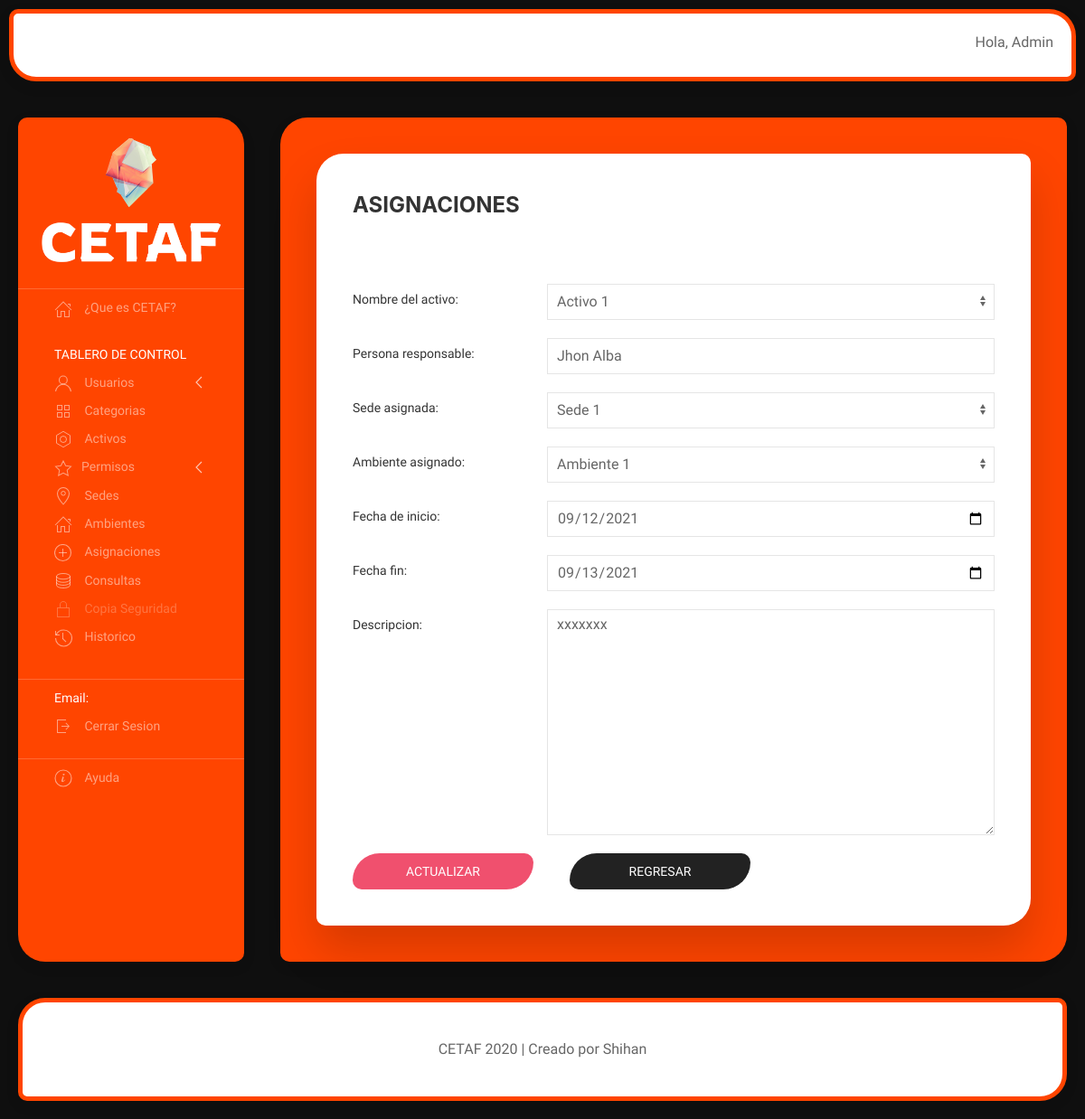
/asignaciones/1/actualizar (signed in), run on the app's committed database.
### cetaf/models.py (models this page shows, shortened)
class Asignacion(models.Model):
    nombre_activo = models.OneToOneField(Activo, on_delete=models.CASCADE)
    persona_responsable = models.CharField(max_length=50)
    sede_asignada = models.ForeignKey(Sede, on_delete=models.CASCADE)
    ambiente_asignado = models.ForeignKey(Ambiente, on_delete=models.CASCADE)
    fecha_inicio = models.DateField()
    fecha_fin = models.DateField()
    descripcion = models.TextField()
    class Meta:
        permissions = [
            ("view_consulta", "Ver consultas"),
            ("add_consulta", "Agregar consultas"),
            ("change_consulta", "Editar consultas"),
            ("delete_consulta", "Eliminar consultas"),
        ]

### cetaf/views.py (the view, shortened to what this page needs)
# urls.py: path('asignaciones/<int:pk>/actualizar', actualizar_asignacion.as_view(), name='actualizar_asignacion'),
@method_decorator(decoradores, name='dispatch')
class actualizar_asignacion(UpdateView):
    model = Asignacion
    form_class = AsignacionForm
    template_name = 'asignaciones/actualizar_asignacion.html'
    success_url = reverse_lazy('lts_asignacion')
    def dispatch(self, request, *args, **kwargs):
        return super().dispatch(request, *args, **kwargs)

### cetaf/forms.py
class AsignacionForm(forms.ModelForm):
    class Meta:
        model = Asignacion
        fields = '__all__'
        widgets = {
            'nombre_activo': forms.Select(attrs={'class': 'uk-select'}),
            'persona_responsable': forms.TextInput(attrs={'class': 'uk-input'}),
            'sede_asignada': forms.Select(attrs={'class': 'uk-select'}),
            'ambiente_asignado': forms.Select(attrs={'class': 'uk-select'}),
            'fecha_inicio': forms.DateInput(attrs={'class': 'uk-input', 'type': 'date'}, format='%Y-%m-%d'),
            'fecha_fin': forms.DateInput(attrs={'class': 'uk-input', 'type': 'date'}, format='%Y-%m-%d'),
            'descripcion': forms.Textarea(attrs={'class': 'uk-textarea'}),
        }
        labels = {
            'nombre_activo': ('Nombre del activo:'),
            'persona_responsable': ('Persona responsable:'),
            'sede_asignada': ('Sede asignada:'),
            'ambiente_asignado': ('Ambiente asignado:'),
            'fecha_inicio': ('Fecha de inicio:'),
            'fecha_fin': ('Fecha fin:'),
            'descripcion': ('Descripcion:'),
        }

### cetaf/models.py (called while the page is built)
    def __str__(self):
        return self.nombre

    def __str__(self):
        return self.nombre

    def __str__(self):
        return self.nombre

### cetaf/templates/asignaciones/actualizar_asignacion.html (shortened to what this page needs)
{% extends "asignaciones/index.html" %}
{% block contenido_asignacion %}
<form class="uk-form-horizontal uk-margin-large" method="post">
    {% for campo in form %}
        <div class="uk-margin">
            <label class="uk-form-label" for="{{campo.auto_id}}">{{campo.label}}</label>
            <div class="uk-form-controls">
                {{campo}}
            </div>
        </div>
    {% endfor %}
    <div uk-grid>
        <div>
            <button class="uk-button uk-button-danger" type="submit" style="border-radius: 30px 10px; width: 200px">Actualizar</button>
        </div>
        <div>
            <a class="uk-button uk-button-secondary" href="{% url 'lts_asignacion' %}" style="border-radius: 30px 10px; width: 200px;">Regresar</a>
        </div>
    </div>
</form>
{% endblock contenido_asignacion %}

### cetaf/templates/home/index.html (shortened to what this page needs)
<!doctype html>
{% load static %}
<html lang="es">
    <head>
        <link rel="stylesheet" href="{% static 'contenido/uikit/uikit.min.css' %}">
        <link rel="stylesheet" href="{% static 'contenido/estilo.css' %}">
    </head>
    <body>
        <div uk-grid>
            <div class="uk-width-expand@m">
                <div class="uk-card uk-card-default uk-card-body barra-superior">
                    <span class="uk-float-right">
                        Hola,
                        {{user.username}}
                    </span>
                </div>
            </div>
        </div>
        <div uk-grid>
            <div class="uk-visible@m">
                <div class="uk-card uk-card-default uk-card-body menu-lateral uk-light">
                    <ul class="uk-nav-default uk-nav-parent-icon" uk-nav>
                        <div class="uk-text-center">
                            <a href="{% url 'index' %}"><img src="{% static 'contenido/imagenes/logo_6.png' %}" alt="avatar" width="250px"></a>
                        </div>
                        <li class="uk-nav-divider"></li>
                        <li><a href="{% url 'acercade' %}"><span class="uk-margin-small-right" uk-icon="icon: home"></span> ¿Que es CETAF?</a></li>
                        <li class="uk-nav-header" style="margin-top:20px">TABLERO DE CONTROL</li>
                        <li class="uk-parent">
                            <a href="{% url 'crear_usuarios' %}" class=""><span class="uk-margin-small-right" uk-icon="icon: user"></span> Usuarios</a>
                        </li>
                        <li><a href="{% url 'lts_categoria' %}"><span class="uk-margin-small-right" uk-icon="icon: thumbnails"></span> Categorias</a></li>
                        <li><a href="{% url 'lts_activo' %}"><span class="uk-margin-small-right" uk-icon="icon: nut"></span> Activos</a></li>
                        <li class="uk-parent">
                            <a href="{% url 'lts_usuarios' %}" class=""><span class="uk-margin-small-right" uk-icon="icon: star"></span>Permisos</a>
                        </li>
                        <li><a href="{% url 'lts_sedes' %}"><span class="uk-margin-small-right" uk-icon="icon: location"></span> Sedes</a></li>
                        <li><a href="{% url 'lts_ambiente' %}"><span class="uk-margin-small-right" uk-icon="icon: home"></span> Ambientes</a></li>
                        <li><a href="{% url 'lts_asignacion' %}"><span class="uk-margin-small-right" uk-icon="icon: plus-circle"></span> Asignaciones</a></li>
                        <li><a href="{% url 'lts_consulta' %}" ><span class="uk-margin-small-right" uk-icon="icon: database"></span> Consultas</a></li>
                        <li><a href="#" class="deshabilitar"><span class="uk-margin-small-right" uk-icon="icon: lock"></span> Copia Seguridad</a></li>
                        <li><a href="{% url 'historial' %}"><span class="uk-margin-small-right" uk-icon="icon: history"></span> Historico</a></li>
                        <li class="uk-nav-divider" style="margin-top:30px"></li>
                        <li class="uk-active"><a><span>Email:</span></a></li>
                        {% if user.is_authenticated %}
                          <li><a href="{% url 'logout' %}"><span class="uk-margin-small-right" uk-icon="icon: sign-out"></span> Cerrar Sesion</a></li>
                        {% else %}
                          <li><a href="{% url 'login' %}"><span class="uk-margin-small-right" uk-icon="icon: sign-in"></span> Iniciar Sesion</a></li>
                        {% endif %}
                        <li class="uk-nav-divider" style="margin-top:20px"></li>
                        <li><a href="{% url 'ayuda' %}"><span class="uk-margin-small-right" uk-icon="icon: info"></span> Ayuda</a></li>
                  </ul>
                </div>
            </div>
            <div class="uk-width-expand@m">
                <div class="uk-card uk-card-default uk-card-body contenido-central">
                    {% block contenido %}{% endblock %}
                </div>
            </div>
        </div>
        <div uk-grid>
            <div class="uk-width-expand@m" style="margin-bottom: 20px">
                <div class="uk-card uk-card-default uk-card-body firma" style="text-align:center;">
                    <span>CETAF 2020 | Creado por Shihan</span>
                </div>
            </div>
        </div>
    </body>
</html>

### cetaf/templates/home/index.html (style rules this page uses)
html { background: #0f0f0f; background-size: cover; background-attachment: fixed; }
body { font-family: 'Inconsolata', monospace; }
.firma { float: bottom; margin-left: 20px; margin-right: 20px; border-radius: 30px 10px; opacity: 1; border: solid 5px orangered; }
.barra-superior { margin: 10px; padding: 20px; border-radius: 10px 30px; border: solid 5px orangered; height: 80px; }
@media (min-width: 900px) { .contenido-central { border-radius: 30px 10px; margin-right: 20px; margin-bottom: 20px; height: 100%; opacity: 1; background: orangered; } }
@media (min-width: 900px) { .menu-lateral { min-width: 250px; margin-left: 20px; margin-bottom: 20px; border-radius: 10px 30px; height: 100%; opacity: 1; background: orangered; } }
.deshabilitar { color: currentColor; cursor: not-allowed; opacity: 0.5; text-decoration: none; }

### data on the page
Asignacion: form "Activo 1" "Jhon Alba" "Sede 1" "Ambiente 1" "09/12/2021" "09/13/2021" "xxxxxxx"

### other printed values
{{ user.username }} "Admin"
{{ campo.label }} "Nombre del activo:" "Persona responsable:" "Sede asignada:" "Ambiente asignado:" "Fecha de inicio:" "Fecha fin:" "Descripcion:"
